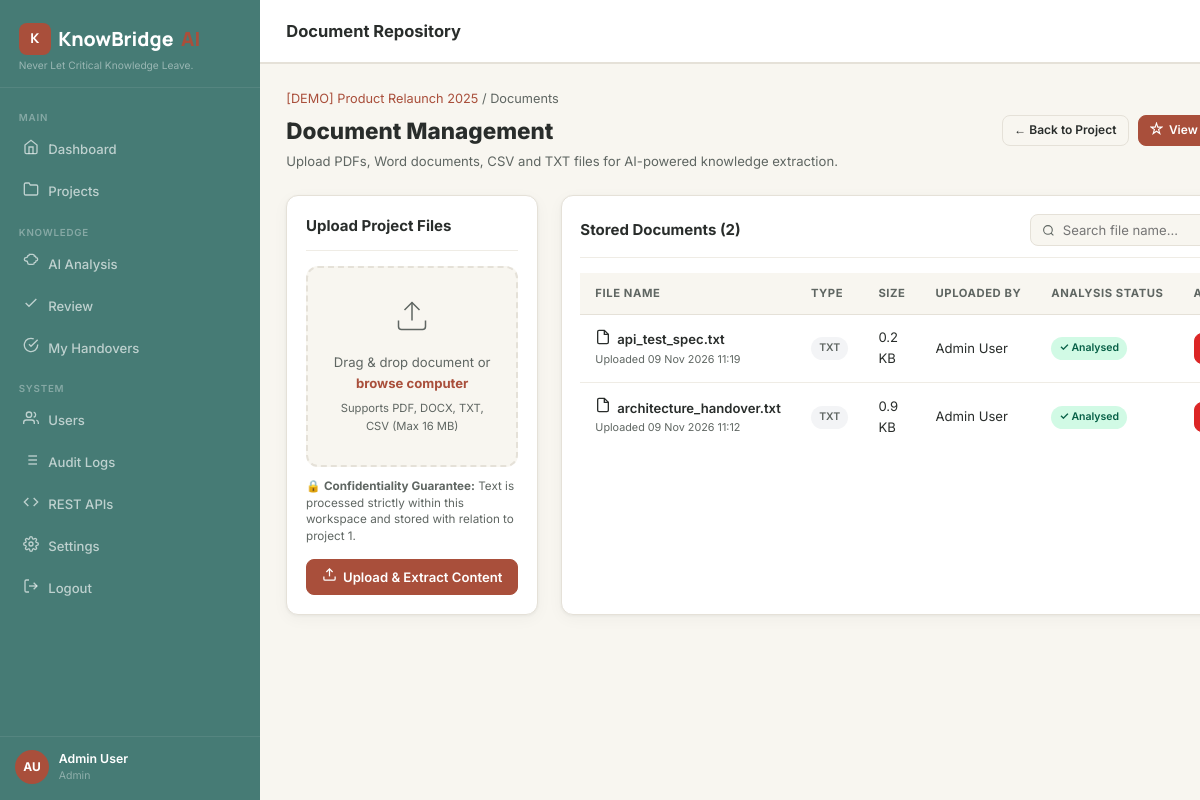
The app's page /projects/1/documents (signed in) with its own data.
### app.py (models this page shows, shortened)
class User(UserMixin, db.Model):
    __tablename__ = 'users'
    id = db.Column(db.Integer, primary_key=True)
    name = db.Column(db.String(120), nullable=False)
    email = db.Column(db.String(255), unique=True, nullable=False)
    password_hash = db.Column(db.String(255), nullable=False)
    role = db.Column(db.String(30), default='team_member')  # admin / project_manager / team_member
    is_active = db.Column(db.Boolean, default=True)
    created_at = db.Column(db.DateTime, default=lambda: datetime.now(timezone.utc))
    avatar_initials = db.Column(db.String(4))
    projects_owned = db.relationship('Project', back_populates='owner', foreign_keys='Project.owner_id')
    memberships = db.relationship('ProjectMember', back_populates='user')
    documents = db.relationship('Document', back_populates='uploader')
    reviews = db.relationship('Review', back_populates='reviewer')
    audit_logs = db.relationship('AuditLog', back_populates='user')
    def is_admin(self): return self.role == 'admin'
    def is_pm(self): return self.role in ('admin', 'project_manager')
    def get_initials(self):
        parts = self.name.strip().split()
        return (''.join(p[0].upper() for p in parts[:2])) if parts else 'U'

class Project(db.Model):
    __tablename__ = 'projects'
    id = db.Column(db.Integer, primary_key=True)
    name = db.Column(db.String(200), nullable=False)
    description = db.Column(db.Text)
    status = db.Column(db.String(30), default='active')  # active/completed/on_hold/archived
    priority = db.Column(db.String(20), default='medium')
    start_date = db.Column(db.Date)
    end_date = db.Column(db.Date)
    is_demo = db.Column(db.Boolean, default=False)
    owner_id = db.Column(db.Integer, db.ForeignKey('users.id'))
    created_at = db.Column(db.DateTime, default=lambda: datetime.now(timezone.utc))
    updated_at = db.Column(db.DateTime, default=lambda: datetime.now(timezone.utc), onupdate=lambda: datetime.now(timezone.utc))
    owner = db.relationship('User', back_populates='projects_owned', foreign_keys=[owner_id])
    members = db.relationship('ProjectMember', back_populates='project', cascade='all, delete-orphan')
    documents = db.relationship('Document', back_populates='project', cascade='all, delete-orphan')
    tasks = db.relationship('Task', back_populates='project', cascade='all, delete-orphan')
    risks = db.relationship('Risk', back_populates='project', cascade='all, delete-orphan')
    decisions = db.relationship('Decision', back_populates='project', cascade='all, delete-orphan')
    reports = db.relationship('HandoverReport', back_populates='project', cascade='all, delete-orphan')
    knowledge_items = db.relationship('ExtractedKnowledge', back_populates='project', cascade='all, delete-orphan')

class Document(db.Model):
    __tablename__ = 'documents'
    id = db.Column(db.Integer, primary_key=True)
    project_id = db.Column(db.Integer, db.ForeignKey('projects.id'))
    uploader_id = db.Column(db.Integer, db.ForeignKey('users.id'))
    filename = db.Column(db.String(255), nullable=False)
    original_name = db.Column(db.String(255))
    file_type = db.Column(db.String(20))
    file_size = db.Column(db.Integer)
    extracted_text = db.Column(db.Text)
    is_analyzed = db.Column(db.Boolean, default=False)
    uploaded_at = db.Column(db.DateTime, default=lambda: datetime.now(timezone.utc))
    project = db.relationship('Project', back_populates='documents')
    uploader = db.relationship('User', back_populates='documents')
    knowledge_items = db.relationship('ExtractedKnowledge', back_populates='document')

### app.py (the view)
@app.route('/projects/<int:pid>/documents')
@login_required
def documents_page(pid):
    p = db.session.get(Project, pid)
    if not p or not can_access_project(pid):
        abort(404)
    docs = Document.query.filter_by(project_id=pid).order_by(Document.uploaded_at.desc()).all()
    return render_template('documents.html', project=p, docs=docs)

### app.py (called while the page is built, shortened)
@login_manager.user_loader
def load_user(uid): return db.session.get(User, int(uid))

def can_access_project(project_id):
    if current_user.is_admin():
        return True

@app.context_processor
def inject_globals():
    unread = 0
    if current_user.is_authenticated:
        unread = Notification.query.filter_by(user_id=current_user.id, is_read=False).count()
    return {'unread_notifications': unread, 'now': datetime.now(timezone.utc)}

### templates/documents.html (shortened to what this page needs)
{% extends 'base.html' %}
{% block topbar_title %}Document Repository{% endblock %}
{% block content %}
<div class="page-header">
  <div>
    <div style="font-size:.85rem;color:var(--text-secondary);margin-bottom:.25rem;">
      <a href="{{ url_for('project_detail', pid=project.id) }}">{{ project.name }}</a> / Documents
    </div>
    <div class="page-title">Document Management</div>
    <div class="page-subtitle">Upload PDFs, Word documents, CSV and TXT files for AI-powered knowledge extraction.</div>
  </div>
  <div style="display:flex;gap:.6rem;">
    <a href="{{ url_for('project_detail', pid=project.id) }}" class="btn btn-outline btn-sm">← Back to Project</a>
    <a href="{{ url_for('ai_summary', pid=project.id) }}" class="btn btn-primary btn-sm"><span data-icon="sparkle"></span> View AI Summary</a>
  </div>
</div>
<div class="docs-grid">
  <div class="card">
    <div class="card-header"><span class="card-title">Upload Project Files</span></div>
    <form method="POST" action="{{ url_for('upload_document', pid=project.id) }}" enctype="multipart/form-data" onsubmit="return validateUpload(this)">
      <div id="upload-zone" class="upload-zone" style="cursor:pointer;">
        <svg xmlns="http://www.w3.org/2000/svg" width="36" height="36" fill="none" viewBox="0 0 24 24" stroke="currentColor"><path d="M21 15v4a2 2 0 01-2 2H5a2 2 0 01-2-2v-4"/><polyline points="17 8 12 3 7 8"/><line x1="12" y1="3" x2="12" y2="15"/></svg>
        <p>Drag & drop document or <strong>browse computer</strong></p>
        <p style="font-size:.75rem;margin-top:.35rem;color:var(--text-secondary);">Supports PDF, DOCX, TXT, CSV (Max 16 MB)</p>
      </div>
      <div style="font-size:.78rem;color:var(--text-secondary);margin-top:.75rem;line-height:1.4;">
        🔒 <strong>Confidentiality Guarantee:</strong> Text is processed strictly within this workspace and stored with relation to project {{ project.id }}.
      </div>
      <button type="submit" id="btn-upload-doc" class="btn btn-primary w-100 mt-2">
        <span data-icon="upload"></span> Upload & Extract Content
      </button>
    </form>
  </div>
  <div class="card">
    <div class="card-header">
      <span class="card-title">Stored Documents ({{ docs|length }})</span>
      <div class="search-bar" style="max-width:240px;">
        <svg xmlns="http://www.w3.org/2000/svg" width="13" height="13" fill="none" viewBox="0 0 24 24" stroke="currentColor" stroke-width="2"><circle cx="11" cy="11" r="8"/><line x1="21" y1="21" x2="16.65" y2="16.65"/></svg>
        <input type="text" id="doc-search-input" placeholder="Search file name...">
      </div>
    </div>
    {% if docs %}
    <div class="table-wrap">
      <table class="kb-table" id="docs-table">
        <thead>
          <tr>
            <th>File Name</th>
            <th>Type</th>
            <th>Size</th>
            <th>Uploaded By</th>
            <th>Analysis Status</th>
            <th>Actions</th>
          </tr>
        </thead>
        <tbody>
          {% for doc in docs %}
          <tr>
            <td data-label="File">
              <div style="font-weight:600;display:flex;align-items:center;gap:.4rem;">
                <span data-icon="file"></span> {{ doc.original_name }}
              </div>
              <div style="font-size:.72rem;color:var(--text-secondary);">Uploaded {{ doc.uploaded_at.strftime('%d %b %Y %H:%M') }}</div>
            </td>
            <td data-label="Type"><span class="badge badge-muted">{{ doc.file_type|upper }}</span></td>
            <td data-label="Size">{{ (doc.file_size / 1024)|round(1) }} KB</td>
            <td data-label="Uploader">{{ doc.uploader.name if doc.uploader else 'Unknown' }}</td>
            <td data-label="AI Status">
              {% if doc.is_analyzed %}
              <span class="badge badge-success">✓ Analysed</span>
              {% else %}
              <span class="badge badge-warning">Pending</span>
              {% endif %}
            </td>
            <td data-label="Actions">
              <div style="display:flex;gap:.35rem;">
                {% if current_user.is_pm() or doc.uploader_id == current_user.id %}
                <form method="POST" action="{{ url_for('delete_document', did=doc.id) }}" id="deldoc-page-{{ doc.id }}" style="margin:0;">
                  <button type="button" class="btn btn-danger btn-sm" onclick="confirmDelete('deldoc-page-{{ doc.id }}', 'Delete document {{ doc.original_name|e }}?')">
                  </button>
                </form>
                {% endif %}
              </div>
            </td>
          </tr>
          {% endfor %}
        </tbody>
      </table>
    </div>
    {% endif %}
  </div>
</div>
{% endblock %}

### templates/base.html (shortened to what this page needs)
<!DOCTYPE html>
<html lang="en">
<head>
<link rel="stylesheet" href="{{ url_for('static', filename='css/style.css') }}">
</head>
<body>
{% block body %}
<div class="app-wrapper">
  <aside class="sidebar" id="sidebar">
    <div class="sidebar-brand">
      <div class="brand-name">
        <div class="brand-icon">K</div>
        KnowBridge<span style="color:var(--primary);">AI</span>
      </div>
      <div class="tagline">Never Let Critical Knowledge Leave.</div>
    </div>
    <nav class="sidebar-nav">
      <span class="nav-section-label">Main</span>
      <ul style="list-style:none;padding:0;margin:0;">
        <li class="nav-item">
          <a href="{{ url_for('dashboard') }}" class="nav-link {% if request.endpoint=='dashboard' %}active{% endif %}">
            <span class="nav-icon" data-icon="home"></span> Dashboard
          </a>
        </li>
        <li class="nav-item">
          <a href="{{ url_for('projects') }}" class="nav-link {% if 'project' in (request.endpoint or '') %}active{% endif %}">
            <span class="nav-icon" data-icon="folder"></span> Projects
          </a>
        </li>
      </ul>
      <span class="nav-section-label">Knowledge</span>
      <ul style="list-style:none;padding:0;margin:0;">
        <li class="nav-item">
          <a href="#" onclick="ToastManager.show('Select a project first, then access AI Summary.','info');return false;" class="nav-link">
            <span class="nav-icon" data-icon="brain"></span> AI Analysis
          </a>
        </li>
        <li class="nav-item">
          <a href="#" onclick="ToastManager.show('Select a project to review items.','info');return false;" class="nav-link">
            <span class="nav-icon" data-icon="check"></span> Review
          </a>
        </li>
        <li class="nav-item">
          <a href="{{ url_for('my_acknowledgements') }}" class="nav-link {% if request.endpoint=='my_acknowledgements' %}active{% endif %}">
            <span class="nav-icon" data-icon="ack"></span> My Handovers
          </a>
        </li>
      </ul>
      <span class="nav-section-label">System</span>
      <ul style="list-style:none;padding:0;margin:0;">
        {% if current_user.is_authenticated and current_user.is_admin() %}
        <li class="nav-item">
          <a href="{{ url_for('users_page') }}" class="nav-link {% if request.endpoint=='users_page' %}active{% endif %}">
            <span class="nav-icon" data-icon="users"></span> Users
          </a>
        </li>
        <li class="nav-item">
          <a href="{{ url_for('audit_logs') }}" class="nav-link {% if request.endpoint=='audit_logs' %}active{% endif %}">
            <span class="nav-icon" data-icon="log"></span> Audit Logs
          </a>
        </li>
        {% endif %}
        {% if current_user.is_authenticated %}
        <li class="nav-item">
          <a href="{{ url_for('api_docs_page') }}" class="nav-link {% if request.endpoint=='api_docs_page' %}active{% endif %}">
            <span class="nav-icon" data-icon="code"></span> REST APIs
          </a>
        </li>
        <li class="nav-item">
          <a href="{{ url_for('settings') }}" class="nav-link {% if request.endpoint=='settings' %}active{% endif %}">
            <span class="nav-icon" data-icon="settings"></span> Settings
          </a>
        </li>
        <li class="nav-item">
          <a href="{{ url_for('logout') }}" class="nav-link">
            <span class="nav-icon" data-icon="logout"></span> Logout
          </a>
        </li>
        {% else %}
        <li class="nav-item">
          <a href="{{ url_for('login') }}" class="nav-link">
            <span class="nav-icon" data-icon="logout"></span> Sign In
          </a>
        </li>
        {% endif %}
      </ul>
    </nav>
    <div class="sidebar-footer">
      <div class="sidebar-user">
        <div class="sidebar-avatar">{% if current_user.is_authenticated %}{{ current_user.get_initials() }}{% else %}KB{% endif %}</div>
        <div class="sidebar-user-info">
          <div class="user-name">{% if current_user.is_authenticated %}{{ current_user.name }}{% else %}Guest Visitor{% endif %}</div>
          <div class="user-role">{% if current_user.is_authenticated %}{{ current_user.role.replace('_',' ').title() }}{% else %}Guest{% endif %}</div>
        </div>
      </div>
    </div>
  </aside>
  <div class="main-content">
    <header class="topbar">
      <div style="display:flex;align-items:center;gap:.75rem;min-width:0;">
        <div class="topbar-title">{% block topbar_title %}KnowBridge AI{% endblock %}</div>
      </div>
    </header>
    <main class="page-content">
      {% block content %}{% endblock %}
    </main>
  </div>
</div>
{% endblock %}
</body>
</html>

### records on screen
User: get_initials "AU", name "Admin User", role.replace "Admin"
Project: name "[DEMO] Product Relaunch 2025", id "1"
Document: original_name "api_test_spec.txt", uploaded_at "09 Nov 2026 11:19", file_type "TXT", (doc.file_size/1024)|round(1) "0.2", uploader "Admin User", is_analyzed "✓ Analysed"
Document: original_name "architecture_handover.txt", uploaded_at "09 Nov 2026 11:12", file_type "TXT", (doc.file_size/1024)|round(1) "0.9", uploader "Admin User", is_analyzed "✓ Analysed"

### other values on screen
{{ docs|length }} "2"
